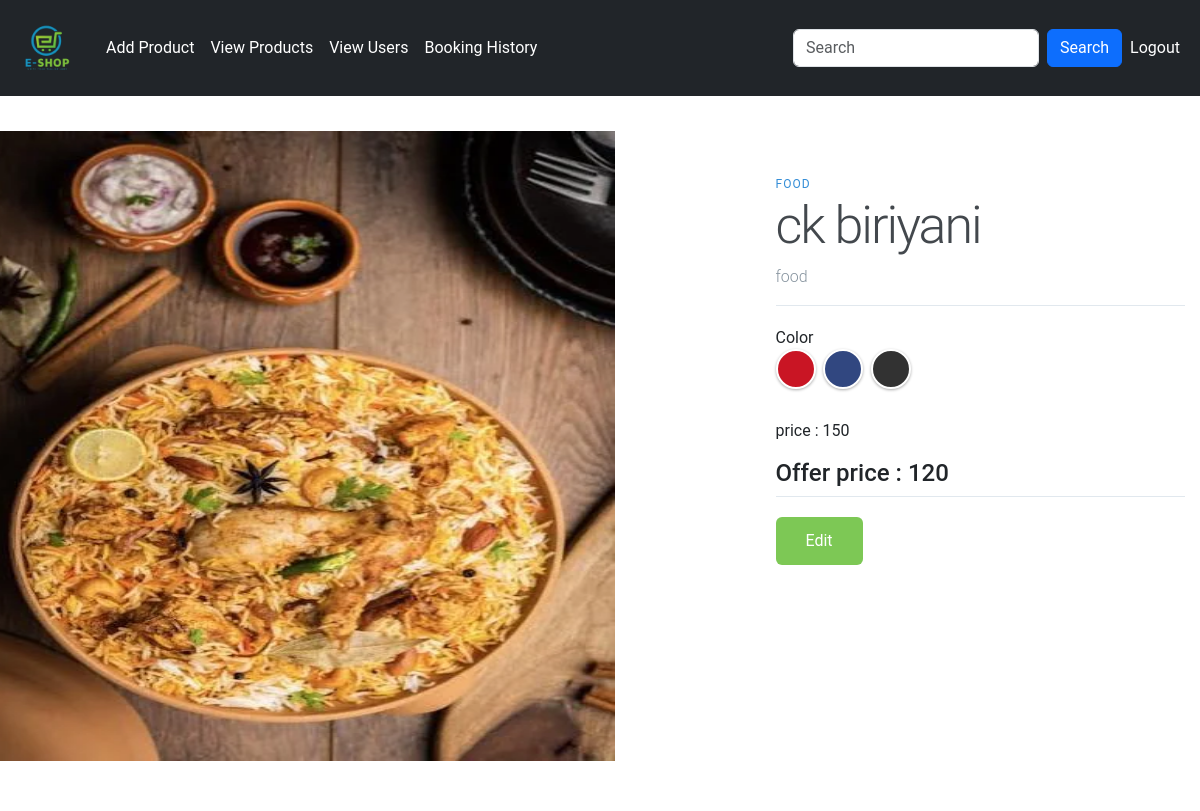
Screenshot of /prodetails/1 (signed in) with the database file from the repository.
### app/models.py (models this page shows, shortened)
class Product(models.Model):
    name = models.TextField()
    discription = models.TextField()
    price = models.IntegerField()
    category = models.TextField()
    quantity = models.IntegerField()
    offerprice = models.IntegerField()
    image = models.FileField()

### app/views.py (the view)
# urls.py: path('prodetails/<int:id>',views.prodetails),
def prodetails(req,id):
    if 'shop' in req.session:
        data=Product.objects.get(pk=id)
        return render(req,'shop/prodetails.html',{'data':data})
    else:
        return redirect(login)

### template/shop/prodetails.html (shortened to what this page needs)
<!DOCTYPE html>
<html lang="en">
<head>
  <link href="https://cdn.jsdelivr.net/npm/bootstrap@5.3.3/dist/css/bootstrap.min.css" rel="stylesheet">
  {% load static %}
</head>
<body>
  <nav class="navbar navbar-expand-sm navbar-dark bg-dark">
    <div class="container-fluid">
      <a class="navbar-brand" href="../viewpro">
          <img src="../static/logo.png" alt="Logo" style="width:70px;" class="rounded-pill">
        </a>
      <div class="collapse navbar-collapse" id="mynavbar">
        <ul class="navbar-nav me-auto">
          <li class="nav-item"><a class="nav-link" href="../addpro">Add Product</a></li>
          <li class="nav-item"><a class="nav-link" href="../viewpro">View Products</a></li>
          <li class="nav-item"><a class="nav-link" href="../viewuser">View Users</a></li>
          <li class="nav-item"><a class="nav-link" href="../bookinghistory">Booking History</a></li>
        </ul>
        <form class="d-flex">
          <input class="form-control me-2" type="text" placeholder="Search">
          <button class="btn btn-primary" type="button">Search</button>
        </form>
        <ul class="navbar-nav">
          <li class="nav-item">
            <a class="nav-link" href="../logout">Logout</a>
          </li>
        </ul>
      </div>
    </div>
  </nav>
<main class="container">
  <div class="left-column">
    <img data-image="red" class="active" src="{{data.image.url}}" alt="">
  </div>
  <div class="right-column">
    <div class="product-description">
      <span>{{data.category}}</span>
      <h1>{{data.name}}</h1>
      <p>{{data.discription}}</p>
    </div>
    <div class="product-configuration">
      <div class="product-color">
        <span>Color</span>
        <div class="color-choose">
          <div>
            <label for="red"><span></span></label>
          </div>
          <div>
            <label for="blue"><span></span></label>
          </div>
          <div>
            <label for="black"><span></span></label>
          </div>
        </div>
      </div>
      <div class="cable-config">
        <p>price : {{data.price}}</p>
        <h4>Offer price : {{data.offerprice}}</h4>
      </div>
    </div>
    <div class="product-price">
      <a href="../proupdate/{{data.pk}}" class="cart-btn">Edit</a>
    </div>
  </div>
</main>
</body>
</html>

### template/shop/prodetails.html (style rules this page uses)
.navbar-nav .nav-link { color: white; }
.navbar-brand img { width: 70px; border-radius: 50%; }
html, body { height: 100%; width: 100%; margin: 0; font-family: 'Roboto', sans-serif; }
.container { max-width: 1200px; margin: 0 auto; padding: 15px; display: flex; }
.left-column { width: 65%; position: relative; }
.right-column { width: 35%; margin-top: 60px; }
.left-column img { padding-top: 20px; margin-left: -100px; padding-bottom: 50px; position: absolute; left: 0; top: 0; opacity: 0; max-width: 700px; max-height: 700px; min-width: 700px; min-height: 700px; transition: all 0.3s ease; }
.left-column img.active { opacity: 1; }
.product-description { border-bottom: 1px solid #E1E8EE; margin-bottom: 20px; }
.product-description span { font-size: 12px; color: #358ED7; letter-spacing: 1px; text-transform: uppercase; text-decoration: none; }
.product-description h1 { font-weight: 300; font-size: 52px; color: #43484D; letter-spacing: -2px; }
.product-description p { font-size: 16px; font-weight: 300; color: #86939E; line-height: 24px; }
.product-color { margin-bottom: 30px; }
.color-choose div { display: inline-block; }
.color-choose input[type="radio"] + label span { display: inline-block; width: 40px; height: 40px; margin: -1px 4px 0 0; vertical-align: middle; cursor: pointer; border-radius: 50%; border: 2px solid #FFFFFF; box-shadow: 0 1px 3px 0 rgba(0,0,0,0.33); }
.color-choose input[type="radio"]#red + label span { background-color: #C91524; }
.color-choose input[type="radio"]#blue + label span { background-color: #314780; }
.color-choose input[type="radio"]#black + label span { background-color: #323232; }
.color-choose input[type="radio"]:checked + label span { background-image: url(images/check-icn.svg); background-repeat: no-repeat; background-position: center; }
.cable-config { border-bottom: 1px solid #E1E8EE; margin-bottom: 20px; }
.product-price { display: flex; align-items: center; }
.cart-btn { display: inline-block; background-color: #7DC855; border-radius: 6px; font-size: 16px; color: #FFFFFF; text-decoration: none; margin-right: 40px; padding: 12px 30px; transition: all .5s; }

### rows the page displays
Product: image (picture), category "FOOD", name "ck biriyani", discription "food", price "150", offerprice "120"
